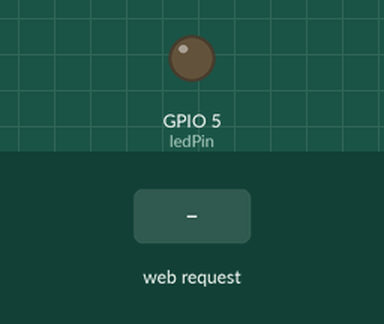
Bench run of a sketch on a simulated ESP8266 (NodeMCU). On the bench: output pins drawn as LEDs (lit = HIGH). Inputs (shaded band) come from the test bench. WiFi joins after 1.5 s; servers stay silent unless stated; what the sketch prints to the serial monitor is not drawn.

Above: at 2.7 s.
2.8 s: HTTP request GET /login?CHARACTER=1 received
At 3.8 s:
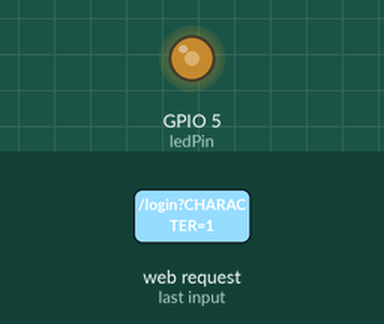
4.3 s: HTTP request GET /login?CHARACTER=0 received
At 4.9 s:
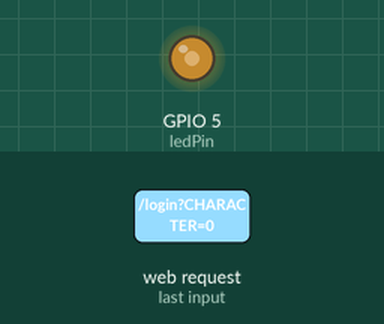
5.8 s: HTTP request GET /login?CHARACTER=120 received
At 7.2 s:
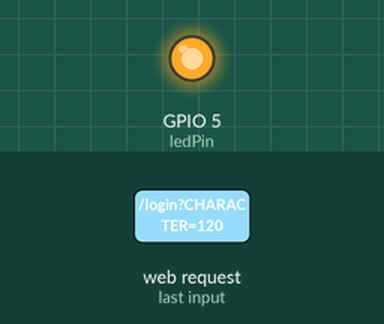
Timing chart, 0 to 8.8 s (numbered marks = the images above; inputs shaded):
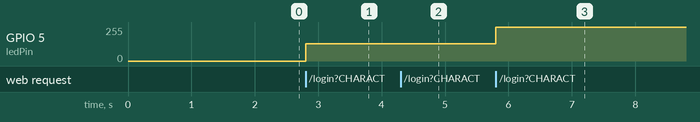

The sketch:

post.ino
```cpp
#include <ESP8266WiFi.h>
#include <WiFiClient.h>
#include <ESP8266WebServer.h>

const char* ssid = "Tinkerers' Lab";
const char* password = "tinker@tl";
int ledPin = 5;

ESP8266WebServer server(80);

void handleLogin(){
  String msg;
  if (server.hasHeader("Cookie")){
    String cookie = server.header("Cookie");
  }
  if (server.hasArg("DISCONNECT")){
    server.sendHeader("Location","/login");
    server.sendHeader("Cache-Control","no-cache");
    server.sendHeader("Set-Cookie","ESPSESSIONID=0");
    server.send(301);
    return;
  }
  if (server.hasArg("CHARACTER")){
    Serial.println(server.arg("CHARACTER"));
    float unsc = server.arg("CHARACTER").toFloat();
    Serial.println(unsc);
    float sound = map(unsc, -100, 100, 0, 255);
    Serial.println(sound);
    analogWrite(ledPin, sound);

    server.sendHeader("Location","/");
    server.sendHeader("Cache-Control","no-cache");
    server.sendHeader("Set-Cookie","ESPSESSIONID=1");
    server.send(301);
    return;
  }
  String content = "<html><body><form action='/login' method='POST'>";
  content += "Enter character:<input type='text' name='CHARACTER' placeholder='enter any character'><br>";
  content += "<input type='submit' name='SUBMIT' value='Submit'></form>";
  server.send(200, "text/html", content);
}

void handleRoot(){
  String header;
  String content = "<html><body><form action='/login' method='POST'>";
  content += "Enter character:<input type='text' name='CHARACTER' placeholder='enter any character'><br>";
  content += "<input type='submit' name='SUBMIT' value='Submit'></form>";
  server.send(200, "text/html", content);
}

void handleNotFound(){
  String message = "File Not Found\n\n";
  message += "URI: ";
  message += server.uri();
  message += "\nMethod: ";
  message += (server.method() == HTTP_GET)?"GET":"POST";
  message += "\nArguments: ";
  message += server.args();
  message += "\n";
  for (uint8_t i=0; i<server.args(); i++){
    message += " " + server.argName(i) + ": " + server.arg(i) + "\n";
  }
  server.send(404, "text/plain", message);
}

void setup(void){
  Serial.begin(115200);
  WiFi.begin(ssid, password);
  Serial.println("");

  // Wait for connection
  while (WiFi.status() != WL_CONNECTED) {
    delay(500);
    Serial.print(".");
  }
  Serial.println("");
  Serial.print("Connected to ");
  Serial.println(ssid);
  Serial.print("IP address: ");
  Serial.println(WiFi.localIP());


  server.on("/", handleRoot);
  server.on("/login", handleLogin);

  server.onNotFound(handleNotFound);
  //here the list of headers to be recorded
  const char * headerkeys[] = {"User-Agent","Cookie"} ;
  size_t headerkeyssize = sizeof(headerkeys)/sizeof(char*);
  //ask server to track these headers
  server.collectHeaders(headerkeys, headerkeyssize );
  server.begin();
  Serial.println("HTTP server started");
}

void loop(void){
  server.handleClient();
}
```

Measured:
- after the input at 2.8 s, GPIO 5 (ledPin): 0/255 → 129/255 at once
- after the input at 4.3 s, GPIO 5 (ledPin): 129/255 → 128/255 at once
- after the input at 5.8 s, GPIO 5 (ledPin): 128/255 → 255/255 at once
